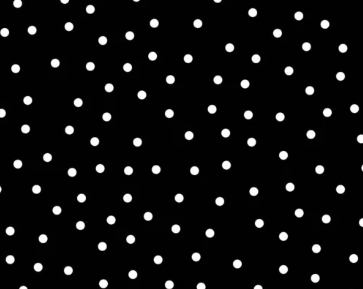
#> input picture puantiye.png, 363 x 289 px
$ python openCV_morfolojiAcmaKapama_15.py
#> lines starting #> are read from the running program, lines starting #| are printed output that depends on the picture
"""
acma işlemini yapınca once asındırma sonra yayma ıslemı yapılır
"""

# acmada ve kapamada kullanılan fonskıyon = morphologyEx

# resımdekı puantıyeleı sılcez

import cv2 as cv
import numpy as np

cekirdek=np.ones((9,9),np.uint8)
resim=cv.imread("puantiye.png",0)
#> resim: shape (289, 363); min 0, max 255, mean 15.4
acma=cv.morphologyEx(resim,cv.MORPH_OPEN,cekirdek)
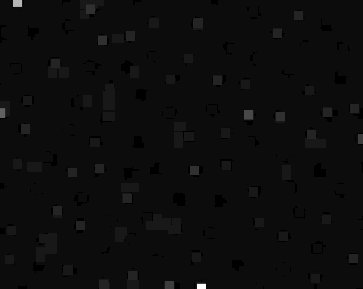
#> acma: shape (289, 363); min 0, max 21, mean 1.1; drawn with min black and max white
cv.imshow("acma",acma)
cv.imshow("orjinal",resim)
cv.waitKey(0)


"""
acma kod satırı yerıne once asındırma sonra yayma yaparsakta aynıs olur 2 satır halıdne
"""

# SIMDIDE KAPAMA ISLEMINI YAPACAGIZ
# burdada sıyahlaır beyazlara yaklastırıyor

import cv2 as cv
import numpy as np

cekirdek=np.ones((9,9),np.uint8)
resim2=cv.imread("tersPuantiye.png",0)
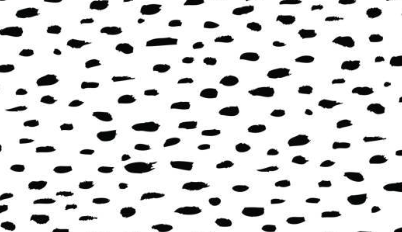
#> input picture tersPuantiye.png, 402 x 232 px
#> resim2: shape (232, 402); min 0, max 255, mean 218.6
kapama=cv.morphologyEx(resim2,cv.MORPH_CLOSE,cekirdek)
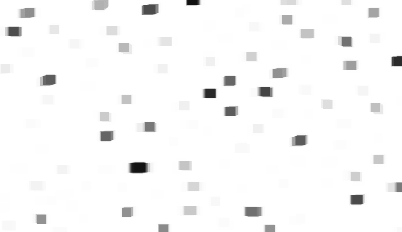
#> kapama: shape (232, 402); min 17, max 255, mean 248.8
cv.imshow("acma",kapama)
cv.imshow("orjinal",resim2)
cv.waitKey(0)
